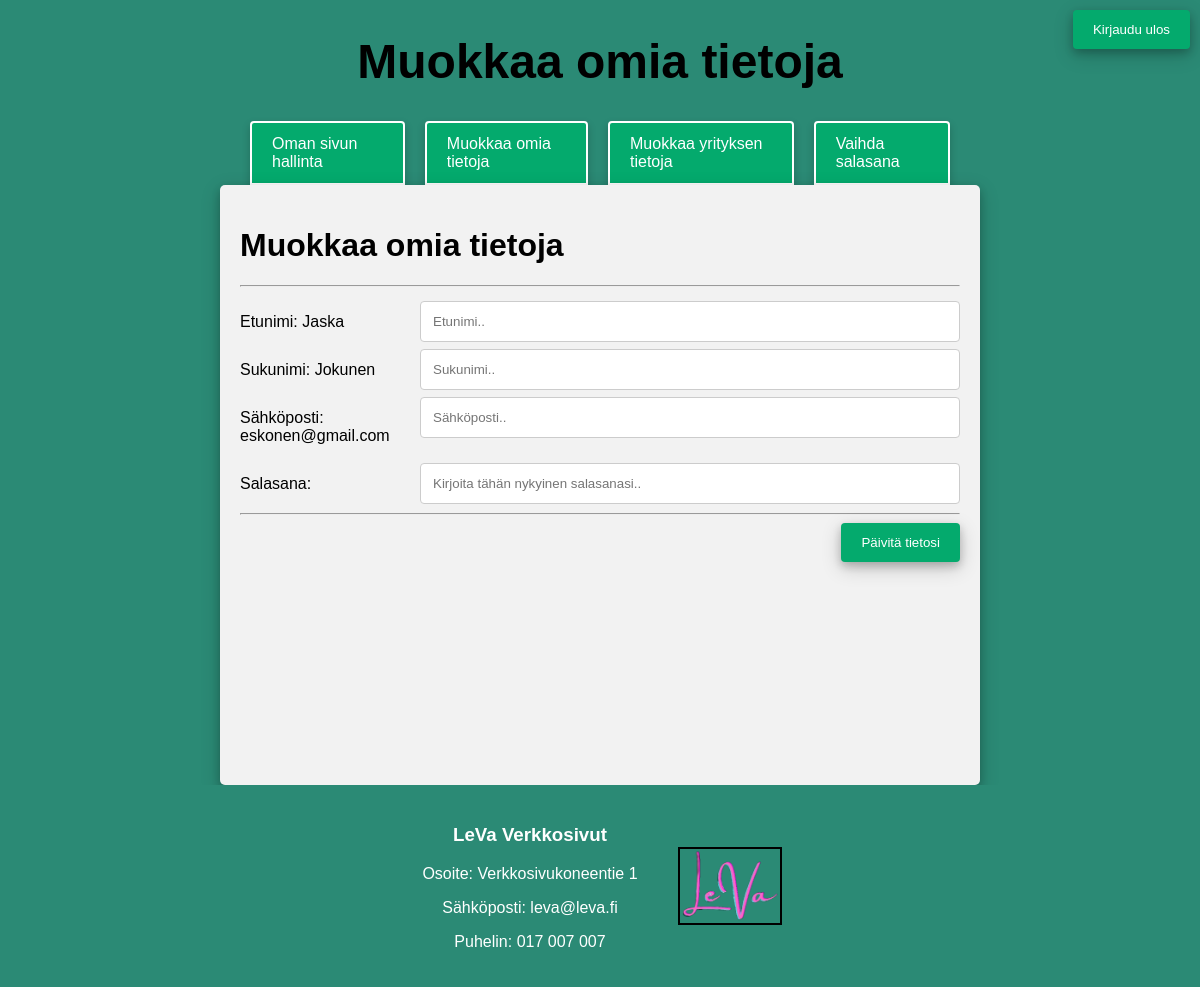
Screenshot of /edit_user.php (signed in) with the database file from the repository.
### tables this page shows
CREATE TABLE `user` (
  `user_id` int NOT NULL,
  `firstname` varchar(255) NOT NULL,
  `lastname` varchar(255) NOT NULL,
  `username` varchar(255) NOT NULL,
  `email` varchar(255) NOT NULL,
  `password` varchar(255) NOT NULL,
  `status` varchar(50) DEFAULT NULL,
  `last_login` datetime DEFAULT NULL,
  `created_at` datetime DEFAULT CURRENT_TIMESTAMP,
  `updated_at` datetime DEFAULT CURRENT_TIMESTAMP ON UPDATE CURRENT_TIMESTAMP
);

### edit_user.php (the view, shortened to what this page needs)
<?php
$user_id = $_SESSION['user_id'] ?? null;
include_once "./database/db_connect.php";
$sql = "SELECT firstname, lastname, email FROM user WHERE user_id = ?";
$stmt = $conn->prepare($sql);
$stmt->bind_param("i", $user_id);
$stmt->execute();
$result = $stmt->get_result();
$userData = $result->fetch_assoc();
$firstname = $userData['firstname'] ?? '';
$lastname = $userData['lastname'] ?? '';
$email = $userData['email'] ?? '';
?>
<html lang="en">
<head>
    <link rel="stylesheet" href="./styles/useredit.css">
</head>
<body>
    <header>
        <div class="companyName">
            <h1>Muokkaa omia tietoja</h1>
        </div>
    </header>
    <div class="navigaatio">
        <a href="userpage.php">Oman sivun hallinta</a>
        <a href="edit_user.php">Muokkaa omia tietoja</a>
        <a href="edit_company.php">Muokkaa yrityksen tietoja</a>
        <a href="password_change.php">Vaihda salasana</a>
    </div>
    <div class="loginOut">
        <a href="log_out.php">
        <button>Kirjaudu ulos</button>
        </a>
    </div>
    <div class="container">
        <h1>Muokkaa omia tietoja</h1>
        <hr></hr>
        <form
          hx-post="edit_user_check.php"
          hx-target="#result"
          hx-swap="outerHTML"
        >
          <div class="row">
            <div class="col-25">
              <label for="firstname">Etunimi: <?php echo htmlspecialchars($firstname); ?></label>
            </div>
            <div class="col-75">
              <input type="text" id="firstname" name="firstname" placeholder="Etunimi.." required>
            </div>
          </div>
          <div class="row">
            <div class="col-25">
              <label for="lastname">Sukunimi: <?php echo htmlspecialchars($lastname); ?></label>
            </div>
            <div class="col-75">
              <input type="text" id="lastname" name="lastname" placeholder="Sukunimi.." required>
            </div>
          </div>
          <div class="row">
            <div class="col-25">
              <label for="email">Sähköposti: <?php echo htmlspecialchars($email); ?></label>
            </div>
            <div class="col-75">
              <input type="email" id="email" name="email" placeholder="Sähköposti.." required>
            </div>
          </div>
          <div class="row">
            <div class="col-25">
              <label for="email">Salasana:</label>
            </div>
            <div class="col-75">
              <input type="password" id="password" name="password" placeholder="Kirjoita tähän nykyinen salasanasi..">
            </div>
          </div>
          <hr></hr>
          <div class="row">
            <input type="submit" value="Päivitä tietosi">
          </div>
        </form>
    </div>
    <footer>
        <div class="footerContainer">
            <div class="footerSection">
                <h3>LeVa Verkkosivut</h3>
                <p>Osoite: Verkkosivukoneentie 1</p>
                <p>Sähköposti: leva@leva.fi</p>
                <p>Puhelin: 017 007 007</p>
            </div>
            <div class="footerLogo">
                <img src="images/LeVaLogo1.png" alt="LeVa Logo">
            </div>
        </div>
    </footer>
</body>
</html>

### styles/useredit.css (style rules this page uses)
body { background-color: rgb(43, 138, 117); display: flex; flex-direction: column; justify-content: space-between; align-items: center; margin: 0; font-family: Arial, sans-serif; }
header { display: flex; justify-content: center; align-items: center; margin: auto; white-space: nowrap; }
.companyName { font-size: 2vw; margin: auto; margin-bottom: 0; text-align: center; display: flex; justify-content: center; align-items: center; padding: 2px; padding-bottom: 0; width: 60%; }
.navigaatio { width: 60%; display: flex; margin:auto; justify-content: flex-start; align-items: center; padding-bottom: 0; }
.navigaatio a { display: inline-block; background-color: #04AA6D; color: white; padding: 12px 20px; border: none; border-radius: 4px 4px 0 0; text-decoration: none; margin: 0 10px; cursor: pointer; box-shadow: 0 4px 8px rgba(0, 0, 0, 0.2); border:2px white solid; }
footer { background-color: rgb(43, 138, 117); color: #fff; padding: 20px; width: 100%; text-align: center; }
.footerContainer { display: flex; justify-content: center; align-items: center; max-width: 100%; margin: 0 20px; }
.footerSection { width: auto; padding-right: 20px; }
.footerLogo { display: flex; align-items: center; justify-content: 20px; }
.footerLogo img { max-width: 8vw; border: 2px black solid; padding: 2%; margin-left: 20px; }
button { background-color: #04AA6D; color: white; padding: 12px 20px; border: none; border-radius: 4px; cursor: pointer; float: right; box-shadow: 0 4px 8px 0 rgba(0, 0, 0, 0.2), 0 6px 20px 0 rgba(0, 0, 0, 0.19); margin-left:20px; }
.loginOut { position: absolute; top: 10px; right: 10px; display: flex; justify-content: flex-end; align-items: flex-start; }
.container { border-radius: 5px; background-color: #f2f2f2; padding: 20px; margin: auto; width: 60%; box-shadow: 0 4px 8px 0 rgba(0, 0, 0, 0.2), 0 6px 20px 0 rgba(0, 0, 0, 0.19); min-height: 70vh; }
.col-25 { float: left; width: 25%; margin-top: 6px; }
.col-75 { float: left; width: 75%; margin-top: 6px; }
input[type=text], input[type=email], input[type=password], textarea { width: 100%; padding: 12px; border: 1px solid #ccc; border-radius: 4px; resize: vertical; }
label { padding: 12px 12px 12px 0; display: inline-block; }
input[type=submit] { background-color: #04AA6D; color: white; padding: 12px 20px; border: none; border-radius: 4px; cursor: pointer; float: right; box-shadow: 0 4px 8px 0 rgba(0, 0, 0, 0.2), 0 6px 20px 0 rgba(0, 0, 0, 0.19); }
.row:after { content: ""; display: table; clear: both; }

### rows the page displays
user: firstname "Jaska", lastname "Jokunen", email "eskonen@gmail.com"
